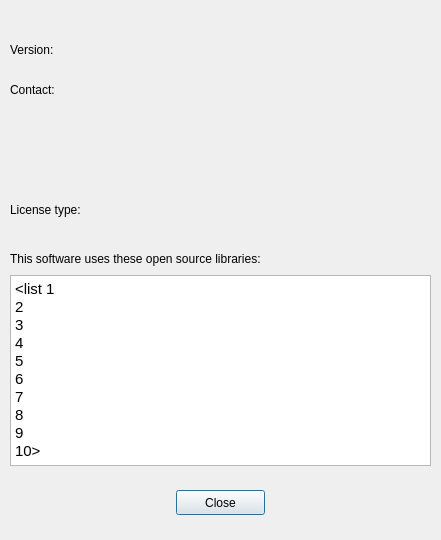
<?xml version="1.0" encoding="UTF-8"?>
<ui version="4.0">
 <class>DialogAbout</class>
 <widget class="QDialog" name="DialogAbout">
  <property name="geometry">
   <rect>
    <x>0</x>
    <y>0</y>
    <width>441</width>
    <height>540</height>
   </rect>
  </property>
  <property name="sizePolicy">
   <sizepolicy hsizetype="Fixed" vsizetype="Fixed">
    <horstretch>0</horstretch>
    <verstretch>0</verstretch>
   </sizepolicy>
  </property>
  <property name="minimumSize">
   <size>
    <width>441</width>
    <height>540</height>
   </size>
  </property>
  <property name="maximumSize">
   <size>
    <width>441</width>
    <height>540</height>
   </size>
  </property>
  <property name="windowTitle">
   <string>Software info</string>
  </property>
  <widget class="QLabel" name="label_appname">
   <property name="geometry">
    <rect>
     <x>10</x>
     <y>15</y>
     <width>421</width>
     <height>20</height>
    </rect>
   </property>
   <property name="font">
    <font>
     <weight>75</weight>
     <bold>true</bold>
    </font>
   </property>
   <property name="text">
    <string notr="true">&lt;appName&gt;</string>
   </property>
   <property name="textInteractionFlags">
    <set>Qt::NoTextInteraction</set>
   </property>
  </widget>
  <widget class="QLabel" name="label_appVersionInfos">
   <property name="geometry">
    <rect>
     <x>76</x>
     <y>40</y>
     <width>351</width>
     <height>20</height>
    </rect>
   </property>
   <property name="text">
    <string>&lt;appVersionInfos&gt;</string>
   </property>
   <property name="textInteractionFlags">
    <set>Qt::NoTextInteraction</set>
   </property>
  </widget>
  <widget class="QLabel" name="lbl_contact">
   <property name="geometry">
    <rect>
     <x>10</x>
     <y>80</y>
     <width>65</width>
     <height>20</height>
    </rect>
   </property>
   <property name="text">
    <string>Contact:</string>
   </property>
   <property name="textInteractionFlags">
    <set>Qt::NoTextInteraction</set>
   </property>
  </widget>
  <widget class="QLabel" name="label_contactAdress">
   <property name="geometry">
    <rect>
     <x>76</x>
     <y>80</y>
     <width>351</width>
     <height>20</height>
    </rect>
   </property>
   <property name="text">
    <string notr="true">&lt;contact e-mail address&gt;</string>
   </property>
   <property name="textInteractionFlags">
    <set>Qt::TextSelectableByMouse</set>
   </property>
  </widget>
  <widget class="QLabel" name="lbl_version">
   <property name="geometry">
    <rect>
     <x>10</x>
     <y>40</y>
     <width>65</width>
     <height>20</height>
    </rect>
   </property>
   <property name="font">
    <font>
     <weight>50</weight>
     <bold>false</bold>
    </font>
   </property>
   <property name="text">
    <string>Version:</string>
   </property>
   <property name="textInteractionFlags">
    <set>Qt::NoTextInteraction</set>
   </property>
  </widget>
  <widget class="QLabel" name="label_credits">
   <property name="geometry">
    <rect>
     <x>10</x>
     <y>110</y>
     <width>421</width>
     <height>81</height>
    </rect>
   </property>
   <property name="text">
    <string notr="true">&lt;credits&gt;</string>
   </property>
   <property name="wordWrap">
    <bool>true</bool>
   </property>
   <property name="textInteractionFlags">
    <set>Qt::NoTextInteraction</set>
   </property>
  </widget>
  <widget class="QLabel" name="lbl_licenseType">
   <property name="geometry">
    <rect>
     <x>10</x>
     <y>200</y>
     <width>96</width>
     <height>20</height>
    </rect>
   </property>
   <property name="text">
    <string>License type: </string>
   </property>
   <property name="textInteractionFlags">
    <set>Qt::NoTextInteraction</set>
   </property>
  </widget>
  <widget class="QLabel" name="label_licenseType">
   <property name="geometry">
    <rect>
     <x>107</x>
     <y>200</y>
     <width>321</width>
     <height>20</height>
    </rect>
   </property>
   <property name="text">
    <string>&lt;license type&gt;</string>
   </property>
  </widget>
  <widget class="QPushButton" name="pushButton_close">
   <property name="geometry">
    <rect>
     <x>176</x>
     <y>490</y>
     <width>89</width>
     <height>25</height>
    </rect>
   </property>
   <property name="text">
    <string>Close</string>
   </property>
  </widget>
  <widget class="QLabel" name="lbl_thirdPartyLibOpenSourcelibrariesUsed">
   <property name="geometry">
    <rect>
     <x>10</x>
     <y>250</y>
     <width>421</width>
     <height>17</height>
    </rect>
   </property>
   <property name="text">
    <string>This software uses these open source libraries:</string>
   </property>
   <property name="textInteractionFlags">
    <set>Qt::NoTextInteraction</set>
   </property>
  </widget>
  <widget class="QTextBrowser" name="textBrowser_thirdPartyLibOpenSourcelibrariesUsed">
   <property name="geometry">
    <rect>
     <x>10</x>
     <y>275</y>
     <width>421</width>
     <height>191</height>
    </rect>
   </property>
   <property name="sizePolicy">
    <sizepolicy hsizetype="Fixed" vsizetype="Fixed">
     <horstretch>0</horstretch>
     <verstretch>0</verstretch>
    </sizepolicy>
   </property>
   <property name="focusPolicy">
    <enum>Qt::NoFocus</enum>
   </property>
   <property name="html">
    <string>&lt;!DOCTYPE HTML PUBLIC &quot;-//W3C//DTD HTML 4.0//EN&quot; &quot;http://www.w3.org/TR/REC-html40/strict.dtd&quot;&gt;
&lt;html&gt;&lt;head&gt;&lt;meta name=&quot;qrichtext&quot; content=&quot;1&quot; /&gt;&lt;style type=&quot;text/css&quot;&gt;
p, li { white-space: pre-wrap; }
&lt;/style&gt;&lt;/head&gt;&lt;body style=&quot; font-family:'Ubuntu'; font-size:11pt; font-weight:400; font-style:normal;&quot;&gt;
&lt;p style=&quot; margin-top:0px; margin-bottom:0px; margin-left:0px; margin-right:0px; -qt-block-indent:0; text-indent:0px;&quot;&gt;&lt;span style=&quot; font-family:'Ubuntu';&quot;&gt;&amp;lt;list 1&lt;/span&gt;&lt;/p&gt;
&lt;p style=&quot; margin-top:0px; margin-bottom:0px; margin-left:0px; margin-right:0px; -qt-block-indent:0; text-indent:0px;&quot;&gt;&lt;span style=&quot; font-family:'Ubuntu';&quot;&gt;2&lt;/span&gt;&lt;/p&gt;
&lt;p style=&quot; margin-top:0px; margin-bottom:0px; margin-left:0px; margin-right:0px; -qt-block-indent:0; text-indent:0px;&quot;&gt;&lt;span style=&quot; font-family:'Ubuntu';&quot;&gt;3&lt;/span&gt;&lt;/p&gt;
&lt;p style=&quot; margin-top:0px; margin-bottom:0px; margin-left:0px; margin-right:0px; -qt-block-indent:0; text-indent:0px;&quot;&gt;&lt;span style=&quot; font-family:'Ubuntu';&quot;&gt;4&lt;/span&gt;&lt;/p&gt;
&lt;p style=&quot; margin-top:0px; margin-bottom:0px; margin-left:0px; margin-right:0px; -qt-block-indent:0; text-indent:0px;&quot;&gt;&lt;span style=&quot; font-family:'Ubuntu';&quot;&gt;5&lt;/span&gt;&lt;/p&gt;
&lt;p style=&quot; margin-top:0px; margin-bottom:0px; margin-left:0px; margin-right:0px; -qt-block-indent:0; text-indent:0px;&quot;&gt;&lt;span style=&quot; font-family:'Ubuntu';&quot;&gt;6&lt;/span&gt;&lt;/p&gt;
&lt;p style=&quot; margin-top:0px; margin-bottom:0px; margin-left:0px; margin-right:0px; -qt-block-indent:0; text-indent:0px;&quot;&gt;&lt;span style=&quot; font-family:'Ubuntu';&quot;&gt;7&lt;/span&gt;&lt;/p&gt;
&lt;p style=&quot; margin-top:0px; margin-bottom:0px; margin-left:0px; margin-right:0px; -qt-block-indent:0; text-indent:0px;&quot;&gt;&lt;span style=&quot; font-family:'Ubuntu';&quot;&gt;8&lt;/span&gt;&lt;/p&gt;
&lt;p style=&quot; margin-top:0px; margin-bottom:0px; margin-left:0px; margin-right:0px; -qt-block-indent:0; text-indent:0px;&quot;&gt;&lt;span style=&quot; font-family:'Ubuntu';&quot;&gt;9&lt;/span&gt;&lt;/p&gt;
&lt;p style=&quot; margin-top:0px; margin-bottom:0px; margin-left:0px; margin-right:0px; -qt-block-indent:0; text-indent:0px;&quot;&gt;&lt;span style=&quot; font-family:'Ubuntu';&quot;&gt;10&amp;gt;&lt;/span&gt;&lt;/p&gt;&lt;/body&gt;&lt;/html&gt;</string>
   </property>
   <property name="textInteractionFlags">
    <set>Qt::TextSelectableByMouse</set>
   </property>
  </widget>
 </widget>
 <tabstops>
  <tabstop>pushButton_close</tabstop>
 </tabstops>
 <resources/>
 <connections/>
</ui>
